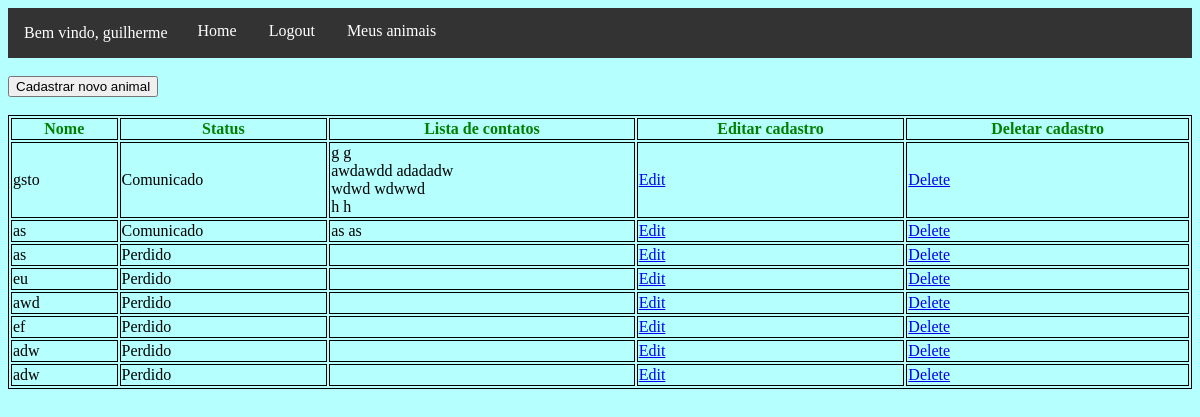
The page /meus_animais (signed in) on the database as committed earlier.
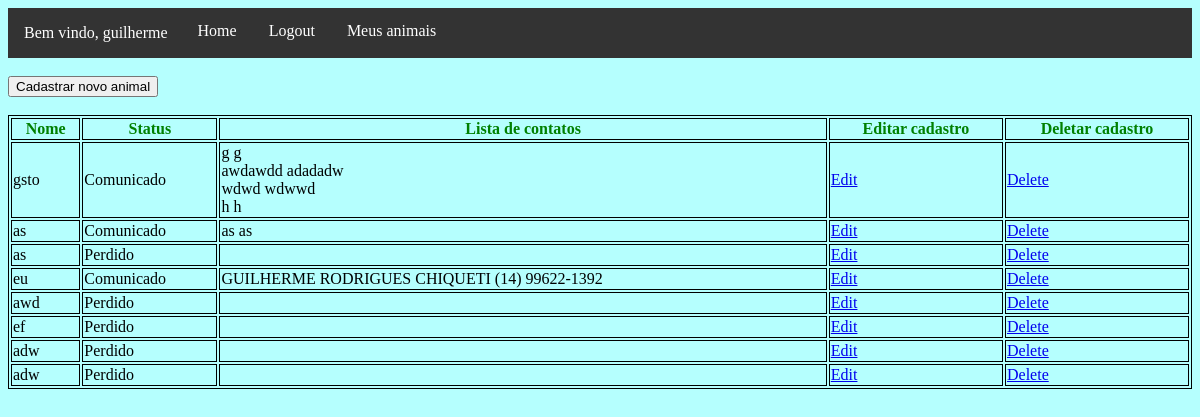
The same page on the database as committed later.
### product/models.py (models this page shows, shortened)
class Animal(models.Model):
    foto  = models.ImageField()
    nome  = models.CharField(max_length=100)
    idade = models.CharField(max_length=3, blank=True)
    cidade_desaparecimento = models.CharField(max_length=50)
    estado_desaparecimento = models.CharField(max_length=50)
    status = models.IntegerField(choices=STATUS_ANIMAL, default=1, blank=True)
    dono = models.ForeignKey(Dono, on_delete=models.CASCADE,  null=True)
    informacoes_extras = models.CharField(max_length=250, blank=True)

class Contato(models.Model):
    nome = models.CharField(max_length=100)
    telefone = models.CharField(max_length=20)
    animal = models.ForeignKey(Animal, on_delete=models.CASCADE, null=True)

### product/views.py (the view)
# urls.py: path('meus_animais', meus_animais, name='meus_animais'),
def meus_animais(request):
    animals = [i for i in Animal.objects.all() if i.dono.email==request.user.email]
    contatos = []
    for a in animals:
        contatos.append(Contato.objects.filter(animal__id=a.id))
    context = {'animais': zip(animals, contatos) }
    return render(request, 'meus_animais.html', context)

### product/templates/meus_animais.html (shortened to what this page needs)
{% extends 'base.html' %}
{% block content %}
		<br>
		<form action="{%  url 'cadastrar_animal' %}">
			<input type="submit" value="Cadastrar novo animal" />
		</form>
		<br>
        <table border="1" width="100%">
		<thead>
			<tr>
			  <th>Nome</th>
			  <th>Status</th>
			  <th>Lista de contatos</th>
			  <th>Editar cadastro</th>
			  <th>Deletar cadastro</th>
			</tr>
		</thead>
		<tbody>
		{% for animal, contatos in animais %}
		<tr>
			<td>{{animal.nome}}</td>
			{% load static %}
			<td>
			{{animal.get_status_display}}
			</td>
			<td>
			{% for contato in contatos %}
				{{contato.nome}}
				{{contato.telefone}}
				<br>
			{% endfor %}
			</td>
			<td><a class="btn btn-warning" href="{%  url 'animal_edit' animal.id %}">Edit</a>
            </td>
			<td><a class="btn btn-danger" href="{%  url 'animal_delete' animal.id %}">Delete</a>
			</td>
		</tr>
		{% endfor %}
		</tbody>
		</table>
{% endblock content %}

Rows that differ between the two databases and show on the page:
changed Animal "eu": status "Perdido" → "Comunicado"
added Contato: nome "GUILHERME RODRIGUES CHIQUETI", telefone "(14) 99622-1392", shown under Animal "eu"
